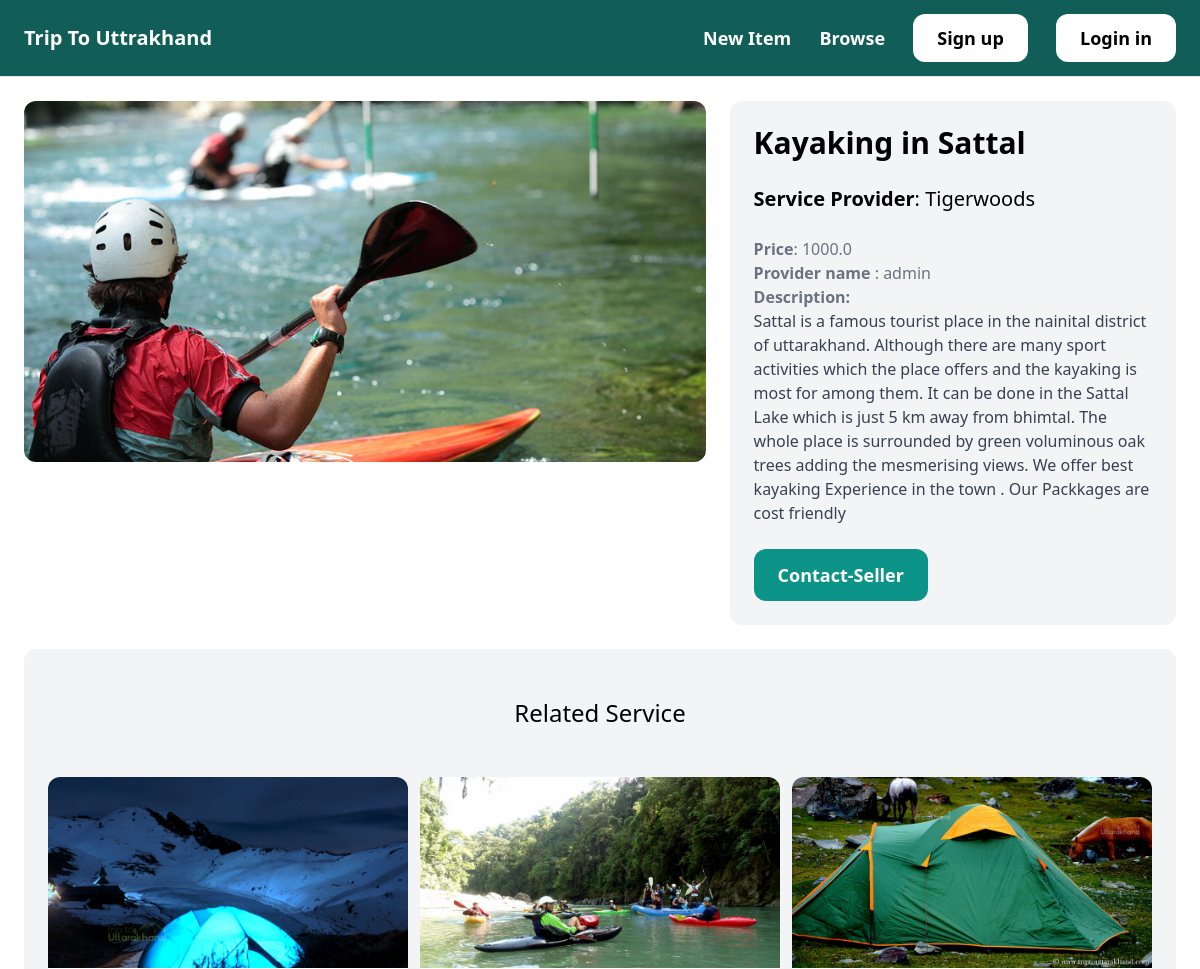
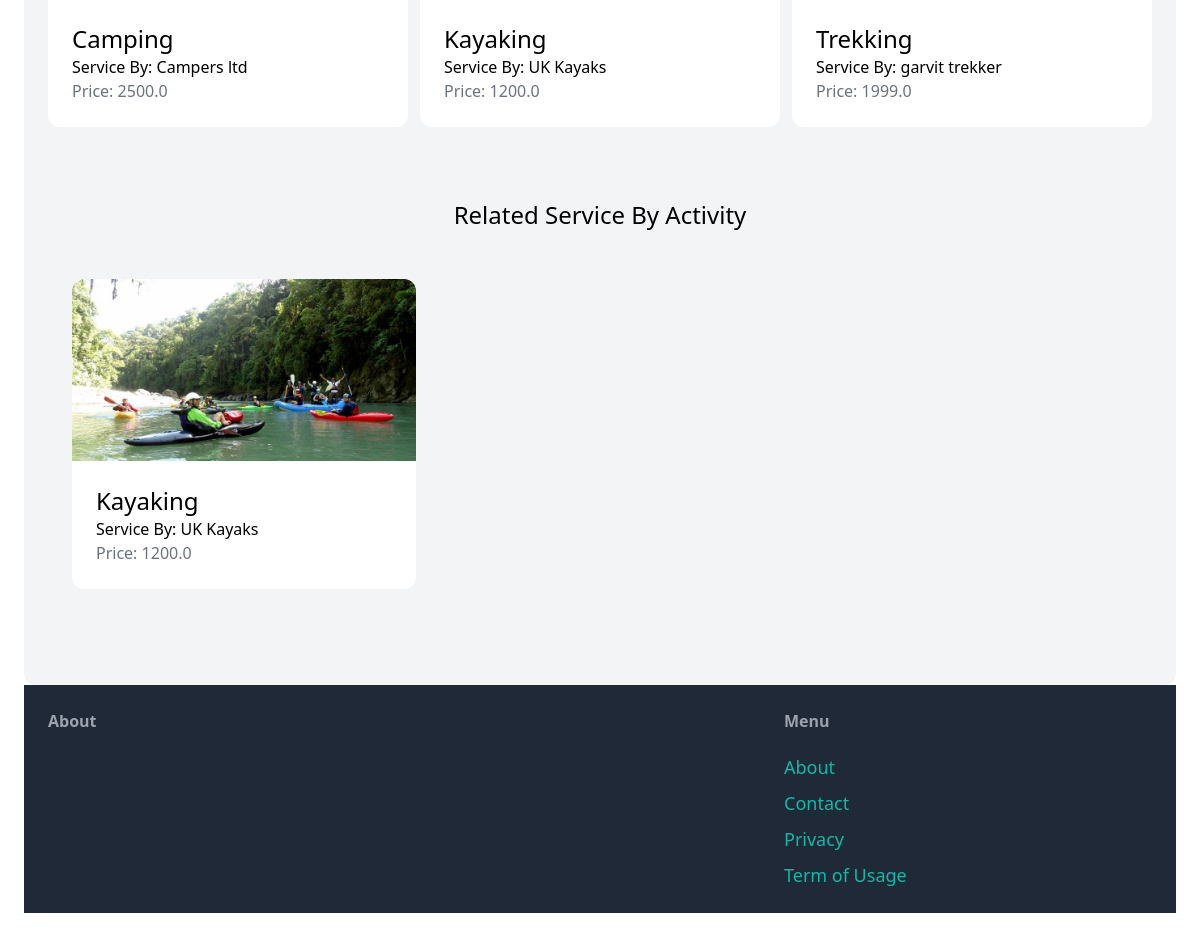
The page /service/1/ on the database its author committed (2 pictures, top to bottom).
### service/models.py (models this page shows, shortened)
class Item(models.Model):
    activity = models.ForeignKey(Activity, related_name='items', on_delete=models.CASCADE)
    places = models.ForeignKey(Place, related_name='items', on_delete=models.CASCADE)
    name = models.CharField(max_length=255)
    description = models.TextField(blank=True, null=True)
    price = models.FloatField()
    image = models.ImageField(upload_to='item_images', blank=True, null=True)
    is_available = models.BooleanField(default=True)
    created_at = models.DateTimeField(auto_now_add=True)
    created_by = models.ForeignKey(User, related_name='items', on_delete=models.CASCADE)
    class Meta:
        ordering = ('name',)
        verbose_name_plural = "Items"

class Activity(models.Model):
    name = models.CharField(max_length=255)
    class Meta:
        ordering = ('name',)
        verbose_name_plural = "Activities"
    def __str__(self):
        return self.name

class Place(models.Model):
    name = models.CharField(max_length=255)
    class Meta:
        ordering = ('name',)
        verbose_name_plural = "Places"
    def __str__(self):
        return self.name

### service/views.py (the view)
# urls.py: path('<int:pk>/', views.detail, name='detail')
def detail(request, pk):
    item = get_object_or_404(Item, pk=pk)
    related_items = Item.objects.all().exclude(pk=pk)[0:3]
    related_items_activity = Item.objects.filter(activity=item.activity, is_available=True).exclude(pk=pk)[0:3]
    return render(request, 'service/detail.html', {
        'item': item,
        'related_items': related_items,
        'related_items_activity': related_items_activity
    })

### service/templates/service/detail.html (shortened to what this page needs)
{% extends 'marketplace/base.html' %}
{% block content %}
<div class ="grid grid-cols-5 gap-6">
  <div class ="col-span-3">
    <img src="{{ item.image.url }}" class="rounded-xl">
  </div>
  <div class="col-span-2 p-6 bg-gray-100 rounded-xl">
    <h1 class ="mb-6 text-3xl"> <strong>{{ item.activity }} in {{ item.places }}</strong></h1>
    <h6 class ="mb-6 text-xl"><strong>Service Provider</strong>: {{ item.name }}</h6>
    <p class="text-gray-500"><strong>Price</strong>: {{ item.price }}</p>
    <p class="text-gray-500"><strong>Provider name </strong>: {{ item.created_by }}</p>
    {% if item.description %}
    <p class="text-gray-700"><strong class ="text-gray-500">Description: </strong><br>{{ item.description }}</p>
    {% endif %}
    <a href="#" class="inline-block mt-6 px-6 py-3 text-lg font-semibold bg-teal-600 text-white rounded-xl">
      Contact-Seller</a>
  </div>
</div>
 <div class = "mt-6 px-6 py-12  bg-gray-100 rounded-xl hover:text-gray-700">
        <h2 class ="mb-12 text-2xl text-center">Related Service</h2>
        <div class ="grid grid-cols-3 gap-3">
            {% for item in related_items %}
            <div>
                <a href="{% url 'service:detail' item.id %} ">
                    <div>
                        <img src ="{{ item.image.url }}" class ="rounded-t-xl">
                    </div>
                    <div class="p-6 bg-white rounded-b-xl">
                        <h2 class="text-2xl">{{ item.activity }}</h2>
                        <h4 class="text-2l">Service By: {{ item.name }}</h4>
                        <p class="text-gray-500">Price: {{ item.price }}</p>
                    </div>
                </a>
            </div>
            {% endfor %}
        </div>
     <div class = "mt-6 px-6 py-12  bg-gray-100 rounded-xl hover:text-gray-700">
        <h2 class ="mb-12 text-2xl text-center">Related Service By Activity</h2>
        <div class ="grid grid-cols-3 gap-3">
            {% for item in related_items_activity %}
            <div>
                <a href="{% url 'service:detail' item.id %} ">
                    <div>
                        <img src ="{{ item.image.url }}" class ="rounded-t-xl">
                    </div>
                    <div class="p-6 bg-white rounded-b-xl">
                        <h2 class="text-2xl">{{ item.activity }}</h2>
                        <h4 class="text-2l">Service By: {{ item.name }}</h4>
                        <p class="text-gray-500">Price: {{ item.price }}</p>
                    </div>
                </a>
            </div>
            {% endfor %}
        </div>
    </div>
{% endblock %}

### rows shown on the page
Item: image (picture), activity "Kayaking", places "Sattal", name "Tigerwoods", price "1000.0", created_by "admin", description "Sattal is a famous tourist place in the nainital district of uttarakhand. Although there are many sport activities which the place offers and the kayaking is most for among them. It can be done in the Sattal Lake which is just 5 km away from bhimtal. The whole place is surrounded by green voluminous oak trees adding the mesmerising views. We offer best kayaking Experience in the town . Our Packkages are cost friendly"
Item: image (picture), activity "Camping", name "Campers ltd", price "2500.0"
Item: image (picture), activity "Kayaking", name "UK Kayaks", price "1200.0"
Item: image (picture), activity "Trekking", name "garvit trekker", price "1999.0"
